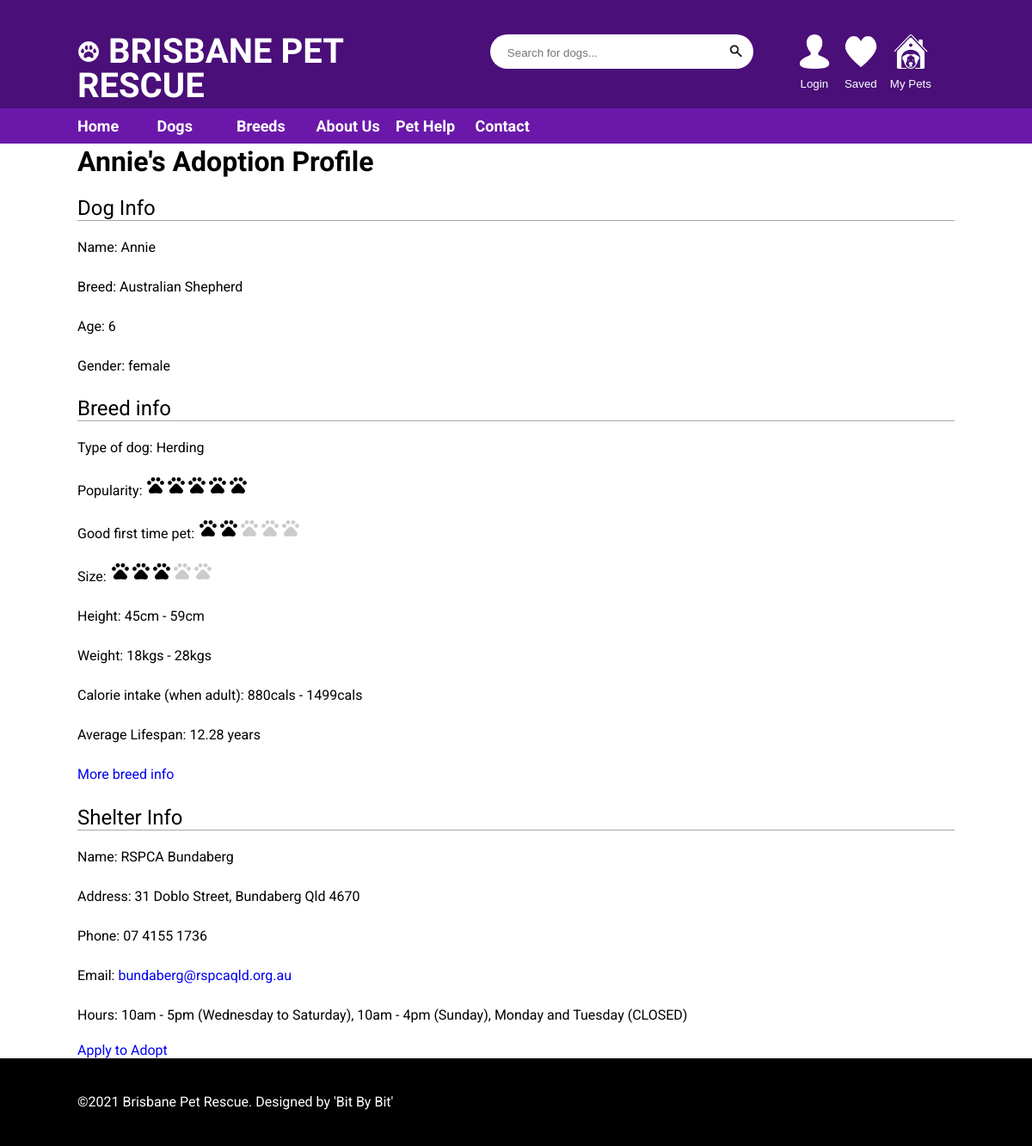
/category-dogs.php?dog_id=183, run on the app's committed database.
### tables this page shows
CREATE TABLE `dogs` (
  `dog_id` int(11) NOT NULL,
  `owner_id` int(11) DEFAULT NULL,
  `shelter_id` int(11) NOT NULL,
  `breed_id` int(11) NOT NULL,
  `name` varchar(32) NOT NULL,
  `age` int(11) NOT NULL,
  `dob` date NOT NULL,
  `gender` varchar(6) NOT NULL,
  `desexed` tinyint(1) NOT NULL,
  `vaccinated` tinyint(1) NOT NULL,
  `council_registered` tinyint(1) NOT NULL DEFAULT '0',
  `fee` int(11) NOT NULL,
  `adoption_date` date DEFAULT NULL,
  `last_worming_medication` date DEFAULT NULL,
  `worming_medication_frequency` int(11) DEFAULT NULL,
  `last_tick_medication` date DEFAULT NULL,
  `tick_medication_frequency` int(11) DEFAULT NULL
);

CREATE TABLE `dog_breeds` (
  `breed_id` int(11) NOT NULL,
  `Breed` varchar(64) NOT NULL,
  `height_low` int(11) NOT NULL,
  `height_high` int(11) NOT NULL,
  `weight_low` int(11) NOT NULL,
  `weight_high` int(11) NOT NULL,
  `height_class` int(11) NOT NULL,
  `weight_class` int(11) NOT NULL,
  `adult_cal_intake_low` int(11) NOT NULL,
  `adult_cal_intake_high` int(11) NOT NULL,
  `intelligence_desc` varchar(64) NOT NULL,
  `obey_perc` decimal(4,2) NOT NULL,
  `training_reps_low` int(11) NOT NULL,
  `training_reps_high` int(11) NOT NULL,
  `intelligence_class` int(11) NOT NULL,
  `adaptability_class` int(11) NOT NULL,
  `general_friendliness_class` int(11) NOT NULL,
  `apartment_living_class` int(11) NOT NULL,
  `family_affectionate_class` int(11) NOT NULL,
  `shedding_amount_class` int(11) NOT NULL,
  `dog_friendly_class` int(11) NOT NULL,
  `drooling_potential_class` int(11) NOT NULL,
  `ease_of_grooming_class` int(11) NOT NULL,
  `energy_level_class` int(11) NOT NULL,
  `exercise_needs_class` int(11) NOT NULL,
  `friendly_toward_strangers_class` int(11) NOT NULL,
  `general_health_class` int(11) NOT NULL,
  `good_for_novice_owners` int(11) NOT NULL,
  `incredibly_kid_friendly_class` int(11) NOT NULL,
  `intensity_class` int(11) NOT NULL,
  `potential_for_mouthiness_class` int(11) NOT NULL,
  `potential_for_playfulness_class` int(11) NOT NULL,
  `potential_for_weight_gain_class` int(11) NOT NULL,
  `prey_drive_class` int(11) NOT NULL,
  `sensitivity_class` int(11) NOT NULL,
  `size_class` int(11) NOT NULL,
  `tendency_to_bark_or_howl_class` int(11) NOT NULL,
  `tolerates_being_alone_class` int(11) NOT NULL,
  `tolerates_cold_weather_class` int(11) NOT NULL,
  `tolerates_hot_weather_class` int(11) NOT NULL,
  `wanderlust_potential_class` int(11) NOT NULL,
  `watchdog_class` int(11) NOT NULL,
  `type_of_dog` varchar(16) NOT NULL,
  `average_lifespan` decimal(5,2) NOT NULL,
  `genetic_conditions` varchar(256) NOT NULL,
  `genetic_diseases` varchar(256) NOT NULL,
  `lifetime_cost_class` int(11) NOT NULL,
  `average_lifespan_class` int(11) NOT NULL,
  `average_purchase_price_class` int(11) NOT NULL,
  `popularity_class` int(11) NOT NULL
);

CREATE TABLE `shelters` (
  `shelter_id` int(11) NOT NULL,
  `name` varchar(64) DEFAULT NULL,
  `address` varchar(256) DEFAULT NULL,
  `phone` varchar(16) DEFAULT NULL,
  `hours` varchar(256) DEFAULT NULL,
  `email` varchar(64) DEFAULT NULL
);

### category-dogs.php (the view, shortened to what this page needs)
<!DOCTYPE html>
<html lang="en">
<head>
    <?php include('partials/head.php'); ?>
    <link rel="stylesheet" href="css/glide.core.css">
    <link rel="stylesheet" href="css/glide.theme.css">
</head>
<body>
    <?php include('partials/menu.php'); ?>
    <?php
    if (isset($_GET['dog_id'])) {
        $dog_id = $_GET['dog_id'];
    } else {
        header('location:' . SITEURL);
    }
    ?>
    <section class="food-menu">
        <div class="container">
            <?php
            $sql2 = "SELECT path, alt_text FROM dog_breeds AS b, breed_image as i, dogs as d WHERE b.breed_id = i.breed_id AND b.breed_id=d.breed_id AND d.dog_id=$dog_id ORDER BY main_image DESC";
            $res2 = mysqli_query($conn, $sql2);
            $count2 = mysqli_num_rows($res2);
            if ($count2 > 0) {
            ?>
                <div class="glide">
                    <div class="glide__track" data-glide-el="track">
                        <ul class="glide__slides">
                            <?php
                            while ($row2 = mysqli_fetch_assoc($res2)) {
                                $image_name = $row2['path'];
                                $image_alt = $row2['alt_text'];
                                if ($image_name == "") {
                                    echo "<div class='error'>Image not Available.</div>";
                                } else {
                            ?>
                                    <li class="glide__slide"><img src="<?php echo SITEURL.$image_name; ?>" alt="<?php echo $image_alt; ?>"></li>
                        <?php
                                }
                            }
                        }
                        ?>
                        </ul>
                    </div>
                    <div class="glide__arrows" data-glide-el="controls">
                        <button class="glide__arrow glide__arrow--left" data-glide-dir="<">prev</button>
                        <button class="glide__arrow glide__arrow--right" data-glide-dir=">">next</button>
                    </div>
                </div>
                <div class="category-info">
                    <?php
                    $sql3 = "SELECT d.name as d_name, Breed, age, gender, type_of_dog, popularity_class, good_for_novice_owners, size_class, height_low, height_high, weight_low, weight_high, adult_cal_intake_low, adult_cal_intake_high, average_lifespan, b.breed_id as breed_id, s.name as s_name, address, phone, hours, email FROM dogs as d, dog_breeds as b, shelters as s WHERE d.breed_id = b.breed_id AND s.shelter_id = d.shelter_id AND d.dog_id=$dog_id";
                    $res3 = mysqli_query($conn, $sql3);
                    $row3 = mysqli_fetch_assoc($res3);
                    ?>
                    <h2 class="category-title"><?php echo $row3['d_name']; ?>'s Adoption Profile</h2>
                    <h3>Dog Info</h3>
                    <p>Name: <?php echo $row3['d_name']; ?></p>
                    <p>Breed: <?php echo $row3['Breed']; ?></p>
                    <p>Age: <?php echo $row3['age']; ?></p>
                    <p>Gender: <?php echo $row3['gender']; ?></p>
                    <h3>Breed info</h3>
                    <p>Type of dog: <span style="text-transform: capitalize;"><?php echo $row3['type_of_dog']; ?></span></p>
                    <p>Popularity: <?php echo str_repeat("<img src='/images/icons/star-full.png'>", $row3['popularity_class'])
                                        . str_repeat("<img src='/images/icons/star-full.png' style=opacity:0.2>", 5 - $row3['popularity_class']); ?></p>
                    <p>Good first time pet: <?php echo str_repeat("<img src='/images/icons/star-full.png'>", $row3['good_for_novice_owners'])
                                                . str_repeat("<img src='/images/icons/star-full.png' style='opacity:0.2'>", 5 - $row3['good_for_novice_owners']); ?></p>
                    <p>Size: <?php echo str_repeat("<img src='/images/icons/star-full.png'>", $row3['size_class'])
                                    . str_repeat("<img src='/images/icons/star-full.png' style='opacity:0.2'>", 5 - $row3['size_class']); ?></p>
                    <p>Height: <?php echo $row3['height_low']; ?>cm - <?php echo $row3['height_high']; ?>cm</p>
                    <p>Weight: <?php echo $row3['weight_low']; ?>kgs - <?php echo $row3['weight_high']; ?>kgs</p>
                    <p>Calorie intake (when adult):
                        <?php echo $row3['adult_cal_intake_low'] . "cals - "
                            . $row3['adult_cal_intake_high'] . "cals"; ?></p>
                    <p>Average Lifespan: <?php echo $row3['average_lifespan']; ?> years</p>
                    <p><a href="/category-breeds.php?breed_id=<?php echo $row3['breed_id']; ?>">More breed info</a></p>
                    <h3>Shelter Info</h3>
                    <p>Name: <?php echo $row3['s_name']; ?></p>
                    <p>Address: <?php echo $row3['address']; ?></p>
                    <p>Phone: <?php echo $row3['phone']; ?></p>
                    <p>Email: <a href="mailto:<?php echo $row3['email']; ?>"><?php echo $row3['email']; ?></a></p>
                    <p>Hours: <?php echo $row3['hours']; ?></p>
                    <a href="https://form.jotform.com/212502680325043?<?php echo str_replace(' ', '%20', "shelterName=" . $row3['s_name'] . "&shelterEmail=" . $row3['email'] . "&dogId=" . $dog_id . "&dogName=" . $row3['d_name']); ?>">Apply to Adopt</a>
                </div>
        </div>
    </section>
    <?php include('partials/footer.php'); ?>
</body>
</html>

### partials/head.php (shortened to what this page needs)
<link rel="stylesheet" href="/css/style.css">
<?php
    $active_home = '';
    $active_dogs = '';
    $active_breeds = '';
    $active_about_us = '';
    $active_help = '';
    $active_contact = '';
?>

### partials/menu.php (shortened to what this page needs)
<div id="main-menu">
    <div class="container flex" id="top-nav">
        <a href="/index.php">
            <div class="main-logo">
                <img src="/images/paw-logo-2-white.png" alt="BPR logo" height="26px">
                <span>Brisbane Pet Rescue</span>
            </div>
        </a>
        <div id="searchbar">
            <form action="<?php echo SITEURL; ?>search.php" method="POST" class="flex">
                <input type="text" placeholder="Search for dogs...">
                <button><img src="/images/search-icon.png" alt="Search icon" width="20px" height="20px"></button>
            </form>
        </div>
        <div id="user-icons" class="sm-d-none">
            <?php
                $account_page = isset($_SESSION['logged_in']) ? "/account.php" : "/login.php";
                $favourites_page = isset($_SESSION['logged_in']) ? "/favourites.php" : "/login.php";
                $mypets_page = isset($_SESSION['logged_in']) ? "/mypets.php" : "/login.php";
                $login_caption = isset($_SESSION['logged_in']) ? $_SESSION['firstname'] : "Login";
            ?>
            <button onclick="location.href = '<?php echo $account_page ?>'">
                <figure>
                    <img src="/images/account-icon.png" alt="Account icon" width="40px" height="40px">
                    <p><?php echo $login_caption?></p>
                </figure>
            </button>
            <button onclick="location.href = '<?php echo $favourites_page ?>'">
                <figure>
                    <img src="/images/favourites-icon.png" alt="Favourites icon" width="40px" height="40px">
                    <p>Saved</p>
                </figure>
            </button>
            <button onclick="location.href = '<?php echo $mypets_page ?>'">
                <figure>
                    <img src="/images/icons/kennel.png" alt="Favourites icon" width="40px" height="40px">
                    <p>My Pets</p>
                </figure>
            </button>
        </div>
    </div>
    <div id="bottom-nav" class="container sm-v-hidden">
        <ul class="flex">
            <li class="<?php echo $active_home; ?>">
                <a href="/index.php">Home</a>
            </li>
            <li class="<?php echo $active_dogs; ?>">
                <a href="/dogs.php">Dogs</a>
            </li>
            <li class="<?php echo $active_breeds; ?>">
                <a href="/breeds.php">Breeds</a>
            </li>
            <li class="<?php echo $active_about_us; ?>">
                <a href="/about-us.php">About Us</a>
            </li>
            <li class="<?php echo $active_help; ?>">
                <a href="/help.php">Pet Help</a>
            </li>
            <li class="<?php echo $active_contact; ?>">
                <a href="/contact-us.php">Contact</a>
            </li>
        </ul>
    </div>
</div>

### partials/footer.php (shortened to what this page needs)
<footer>
    <div class="container">
        <p>©2021 Brisbane Pet Rescue. Designed by 'Bit By Bit'</p>
    </div>
</footer>

### css/style.css (style rules this page uses)
:root { --navbarHeight: 130px; --mainColor: #4A0F78; --secondaryColor: #6b18aa; --h1Color: #989898; --h2Color: white; }
* { margin:0; padding:0; box-sizing: border-box; }
html { scroll-behavior: smooth; }
body { font-family: 'Roboto', Arial, Helvetica, sans-serif; font-size: 16px; }
.container { width: 80%; margin: 0 auto; }
a { text-decoration: none; }
ul { list-style-type: none; }
p { font-weight: 400; line-height: 30px; }
button { background-color: transparent; cursor: pointer; border: none; }
.container { width: 85%; margin: 0 auto; }
.flex { display: flex; }
#top-nav { padding-top: 40px; }
#bottom-nav { background-color: #6b18aa; width: 100%; padding-left: 7.5%; padding-top: 10px; padding-bottom: 10px; }
#main-menu { background-color: var(--mainColor); color:white; top: 0; position: fixed; width: 100%; box-shadow: 0 2px 4px 0 rgba(0,0,0,.1); z-index: 10; transition: top 0.8s; height: var(--navbarHeight, 130px); }
#main-menu a { color:white; }
#main-menu .main-logo { line-height: 1; text-transform:uppercase; }
#main-menu ul { width: 50%; }
#main-menu li { justify-content: space-between; width: 100%; font-weight: bold; font-size: 18px; }
.main-logo { font-family: 'Changa', sans-serif; font-size: 40px; font-weight: 700; }
#searchbar { background-color: white; height: 40px; border-radius: 20px; min-width: 30%; padding: 10px 0 10px 20px; justify-content: space-between; margin-left: 6%; }
#searchbar input { border:none; flex: 1; }
#searchbar button { padding-right: 10px; }
#user-icons { width: 20%; margin-left: 5%; }
#user-icons button { margin-right: 10px; }
#user-icons p { margin-top: 0; color: white; }
footer { background-color: black; color: white; padding: 20px 0 20px 0; }
p { display: block; margin-block-start: 1em; margin-block-end: 1em; margin-inline-start: 0; margin-inline-end: 0; }
.category-title { font-size: 2em; margin-top: 2%; }
.category-info h3 { margin-top: 2%; font-size: 1.5em; font-weight: normal; border-bottom: 1px solid #a2a9b1; }

### css/glide.core.css (style rules this page uses)
.glide { position: relative; width: 100%; box-sizing: border-box; }
.glide * { box-sizing: inherit; }
.glide__track { overflow: hidden; }
.glide__slides { position: relative; width: 100%; list-style: none; backface-visibility: hidden; transform-style: preserve-3d; touch-action: pan-Y; overflow: hidden; padding: 0; white-space: nowrap; display: flex; flex-wrap: nowrap; will-change: transform; }
.glide__slide { width: 100%; height: 100%; flex-shrink: 0; white-space: normal; user-select: none; -webkit-touch-callout: none; -webkit-tap-highlight-color: transparent; }
.glide__arrows { -webkit-touch-callout: none; user-select: none; }

### css/glide.theme.css (style rules this page uses)
.glide__arrow { position: absolute; display: block; top: 50%; z-index: 2; color: #4A0F78; text-transform: uppercase; padding: 9px 12px; background-color: transparent; border: 2px solid #6b18aa; border-radius: 4px; box-shadow: 0 0.25em 0.5em 0 rgba(0, 0, 0, 0.1); text-shadow: 0 0.25em 0.5em rgba(0, 0, 0, 0.1); opacity: 1; cursor: pointer; transition: opacity 150ms ease, border 300ms ease-in-out; transform: translateY(-50%); line-height: 1; }
.glide__arrow--left { left: 2em; }
.glide__arrow--right { right: 2em; }

### data on the page
dogs: name "Annie", breed.Breed "Australian Shepherd", age "6", gender "female", breed.type_of_dog "Herding", breed.height_low "45", breed.height_high "59", breed.weight_low "18", breed.weight_high "28", breed.adult_cal_intake_low "880", breed.adult_cal_intake_high "1499", breed.average_lifespan "12.28", shelter.name "RSPCA Bundaberg", shelter.address "31 Doblo Street, Bundaberg Qld 4670", shelter.phone "07 4155 1736", shelter.email "bundaberg@rspcaqld.org.au", shelter.hours "10am - 5pm (Wednesday to Saturday), 10am - 4pm (Sunday), Monday and Tuesday (CLOSED)"

### other printed values
$login_caption "Login"
